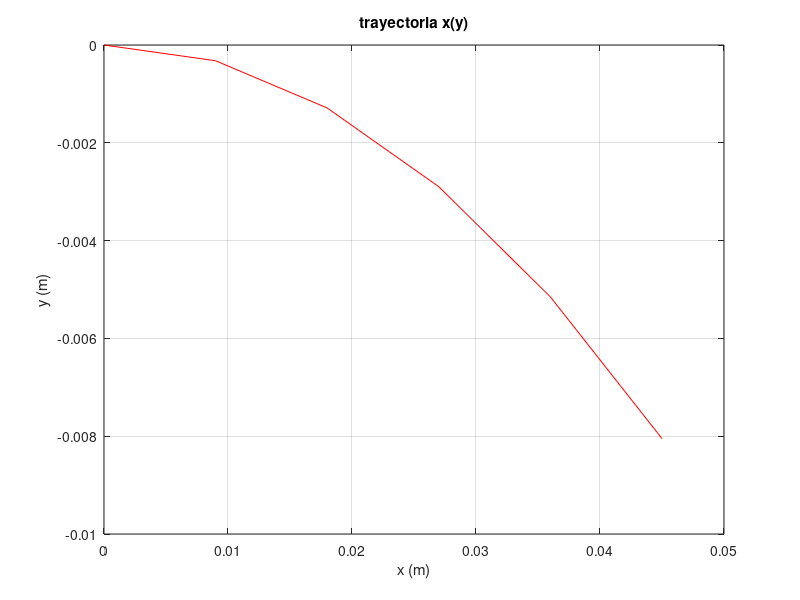

Reproduce this figure in MATLAB.
% problema base de movimiento de partículas cargadas en campos eléctricos
% datos
v0=3.4*10^6; % velocidad inicial en x (m)
d=0.045; % distancia (m) en presencia de campo eléctrico
E=520; % campo eléctrico (N/C)
q=-1.61*10^(-19); % carga eléctrica del electrón (C)
m=9.11*10^(-31); % masa del electrón (kg)

a=q*E/m;%aceleración en la dirección del campo eléctrico
tc=d/v0; % tiempo total en presencia de campo eléctrico 

n=input('número de pasos, n: ');

dt = tc/n;
i = 0:n;
t = dt*i;
x = v0*dt*i;
y = a*((dt.^2) * (i.^2)) / 2;

plot(x,y,'r');
xlabel('x (m)');
ylabel('y (m)');
grid on
title('trayectoria x(y)');

y1=a*(tc^2)/2; %componente y posición de salida en m
y1
vx1=v0; % componente x de la velocidad de salida en m/s
vx1
vy1=a*tc;% componente y de la velocidad de salida en m/s
vy1
alfa=atan(vy1/vx1); %ángulo de salida en radianes
angulo=alfa*180/pi;
angulo